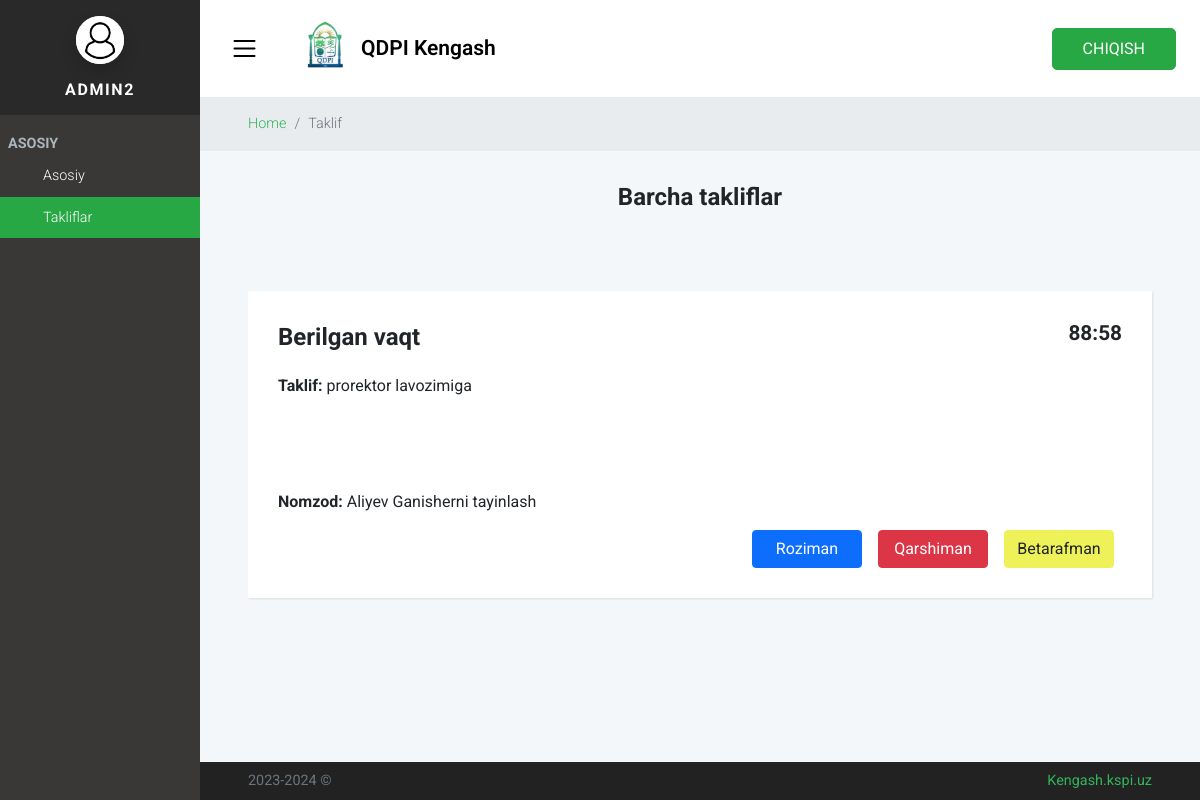
/taklif_azo_baxolash/1/ (signed in), run on the app's committed database.
### users/models.py (models this page shows)
class User(AbstractUser):
    Lavozim = (
        ('admin', 'Admin'),
        ('azo', 'Azo')
    )
    lavozim = models.CharField(max_length=100, choices=Lavozim)

### ovoz/models.py (models this page shows)
class Taklif(models.Model):
    name = models.CharField(max_length=255)
    nomzod = models.CharField(max_length=255)
    vaqt = models.IntegerField(blank=True)
    boshlanish_vaqti = models.CharField(max_length=100, blank=True)
    tugash_vaqti = models.CharField(max_length=100, blank=True)
    yoqish = models.BooleanField(default=False)
    tugash = models.BooleanField(default=False)
    xal = models.BooleanField(default=False)

### ovoz/views.py (the view)
# urls.py: path('taklif_azo_baxolash/<int:pk>/', taklif_azo_baxolash, name='taklif_azo_baxolash'),
@csrf_exempt
def taklif_azo_baxolash(request, pk):
    try:
        data = Taklif.objects.filter(id=pk)
        for d in data:
            name = d.name
            nomzod = d.nomzod
            vaqt=d.vaqt
        d = pk
    except:
        d=1
        vaqt = 10000
        name = ""
        nomzod = ""
    context = {
        "d":d,
        "vaqt":vaqt,
        "name":name,
        "nomzod":nomzod,
    }
    return render(request, 'ovoz/taklif_azo_baxolash.html', context)

### templates/ovoz/taklif_azo_baxolash.html (shortened to what this page needs)
{% load static %}
<!DOCTYPE html>
<html>
  <head>
    <link rel="stylesheet" href="{% static '/vendor/choices.js/public/assets/styles/choices.min.css' %}" />
    <link rel="stylesheet" href="{% static '/vendor/overlayscrollbars/css/OverlayScrollbars.min.css' %}" />
    <link rel="stylesheet" href="{% static '/css/style.default.css' %}" id="theme-stylesheet" />
    <link rel="stylesheet" href="{% static '/css/custom.css' %}" />
  </head>
  <body>
    {% if user.is_authenticated %}
      {% if user.lavozim == 'azo' %}
        <nav class="side-navbar">
          <div class="side-navbar-inner">
            <div class="sidebar-header d-flex align-items-center justify-content-center p-3 mb-3">
                <div class="sidenav-header-inner text-center">
                    <img class="img-fluid rounded-circle avatar mb-3" src="{% static '/img/icon-user.png' %}" alt="person">
                    <h2 class="h5 text-white text-uppercase mb-0">{{user.username}}</h2>
                </div>
            </div>
            <span class="text-uppercase text-gray-500 text-sm fw-bold letter-spacing-0 mx-lg-2 heading">Asosiy</span>
            <ul class="list-unstyled">
                <li class="sidebar-item ">
                    <a class="sidebar-link" href="{% url 'home' %}">
                        <svg class="svg-icon svg-icon-sm svg-icon-heavy me-2">
                            <use xlink:href="#real-estate-1"> </use>
                        </svg>
                        Asosiy
                    </a>
                </li>
                <li class="sidebar-item">
                  <a class="sidebar-link bg-success" href="{% url 'taklif_azo' %}">
                    <svg class="svg-icon svg-icon-sm svg-icon-heavy me-2">
                        <use xlink:href="#portfolio-grid-1"> </use>
                    </svg>
                    Takliflar
                  </a>
                </li>
            </ul>
          </div>
        </nav>
        <div class="page">
          <header class="style-heder-w header pb-3">
            <nav class="nav navbar fixed-top bg-white px-4">
              <div class="w-100 d-flex align-items-center">
                  <a class="menu-btn d-flex align-items-center justify-content-center p-2" id="toggle-btn" href="#">
                    <img width="25px" src="{% static '/img/icon-menu.png' %}" alt="">
                  </a>
                  <ul class="w-100 nav-menu mb-0 list-unstyled d-flex justify-content-between flex-md-row align-items-center">
                    <li class="ms-4">
                        <div class="px-md-1 px-lg-3 d-none d-md-inline-block">
                        <a class="navbar-brand d-flex align-items-center gap-3 style-loge-text"href="./index.html">
                        <img class="style-w-logo mb-2" src="{% static '/img/logo_kspi.png' %}" alt="Logo" />
                        QDPI Kengash
                        </a>
                        </div>
                    </li>
                    <li>
                        <a href="{% url 'logout' %}" type="a" class="btn btn-success costom-btn-border-radius costom-btn-respanse">
                        CHIQISH
                        </a>
                    </li>
                  </ul>
              </div>
            </nav>
          </header>
          <div class="bg-gray-200 text-sm">
            <div class="container-fluid">
              <nav aria-label="breadcrumb">
                <ol class="breadcrumb mb-0 py-3">
                  <li class="breadcrumb-item"><a class="fw-light" href="{% url 'home' %}">Home</a></li>
                  <li class="breadcrumb-item active fw-light" aria-current="page">Taklif </li>
                </ol>
              </nav>
            </div>
          </div>
          <header class="py-4">
            <div class="container-fluid py-2">
              <h1 class="h1 mb-0 text-center">Barcha takliflar</h1>
            </div>
          </header>
          <section>
            <div class="container-fluid">
                <div class="row py-5">
                    <div class="col-sm-12">
                        <div class="card">
                            <div class="card-body rounded">
                                <div class="timer d-flex align-items-center justify-content-between taklif">
                                    <div class="d-flex align-items-center justify-content-center">
                                        <p class="remainingTime h2">Berilgan vaqt</p>
                                    </div>
                                    <div class="d-flex align-items-center justify-content-center h2">
                                        <span class="minutes-number"></span>
                                        <span class="countdown-label">:</span>
                                        <span class="seconds-number"></span>
                                    </div>
                                </div>
                                <div class="d-flex align-items-start flex-column px-5 taklif" style="min-height: 200px;">
                                    <div>
                                        <div class="" style="min-height: 100px;">
                                            <h5 class="d-inline">Taklif:</h5>
                                            {{name}}
                                        </div>
                                        <p class="card-text px-2"><h5 class="d-inline">Nomzod:</h5> {{nomzod}}ni tayinlash</p>
                                    </div>
                                    <div class="d-flex justify-content-end align-items-center w-100 my-auto">
                                        <a href="{% url 'roziman' d %}" style="width: 110px;"
                                        class="btn btn-primary rounded-2 mx-2">Roziman</a>
                                        <a href="{% url 'qarshiman' d %}" style="width: 110px;"
                                        class="btn btn-danger rounded-2 mx-2">Qarshiman</a>
                                        <a href="{% url 'betarafman' d %}" style="width: 110px;"
                                        class="btn btn-yellow rounded-2 mx-2">Betarafman</a>
                                    </div>
                                </div>
                            </div>
                        </div>
                    </div>
                </div>
            </div>
        </section>
          <footer class="main-footer w-100 position-absolute bottom-0 start-0 py-2" style="background: #222">
            <div class="container-fluid">
                <div class="row text-center gy-3">
                    <div class="col-sm-6 text-sm-start">
                        <p class="mb-0 text-sm text-gray-600">2023-2024 &copy;</p>
                    </div>
                    <div class="col-sm-6 text-sm-end">
                        <p class="mb-0 text-sm text-gray-600"><a href="{% url 'home' %}">Kengash.kspi.uz</a></p>
                    </div>
                </div>
            </div>
          </footer>
        </div>
      {% endif %}
    {% endif %}
  </body>
</html>

### static/css/custom.css (style rules this page uses)
.style-w-logo { width: 30px; height: auto; }
.style-loge-text { font-weight: 600; }
.costom-btn-border-radius { border-radius: 5px; }
.costom-btn-respanse { font-size: small; padding: 6px 12px; }
.style-heder-w { width: 100%; height: 66px; }
.remainingTime { font-size: 24px; margin: 0; }
.card-body { display: block !important; padding: 0; }
.taklif { padding: 10px !important; }
@media screen and (min-width: 576px) { .costom-btn-respanse { font-size: medium; padding: 6px 20px; } }
@media screen and (min-width: 768px) { .style-w-logo { width: 40px; height: auto; } }
@media screen and (min-width: 768px) { .style-heder-w { width: 100%; height: 97px; } }
@media screen and (min-width: 768px) { .card-body { padding: 20px; } }
@media screen and (min-width: 992px) { .style-loge-text { font-size: 20px; font-weight: 600; } }
@media screen and (min-width: 992px) { .costom-btn-respanse { font-size: medium; padding: 8px 25px; } }
@media screen and (min-width: 1200px) { .style-loge-text { font-size: 21px; font-weight: 600; } }
@media screen and (min-width: 1200px) { .costom-btn-respanse { font-size: medium; padding: 8px 30px; } }

### data on the page
User: username "ADMIN2"
Taklif: name "prorektor lavozimiga", nomzod "Aliyev Ganisher"
